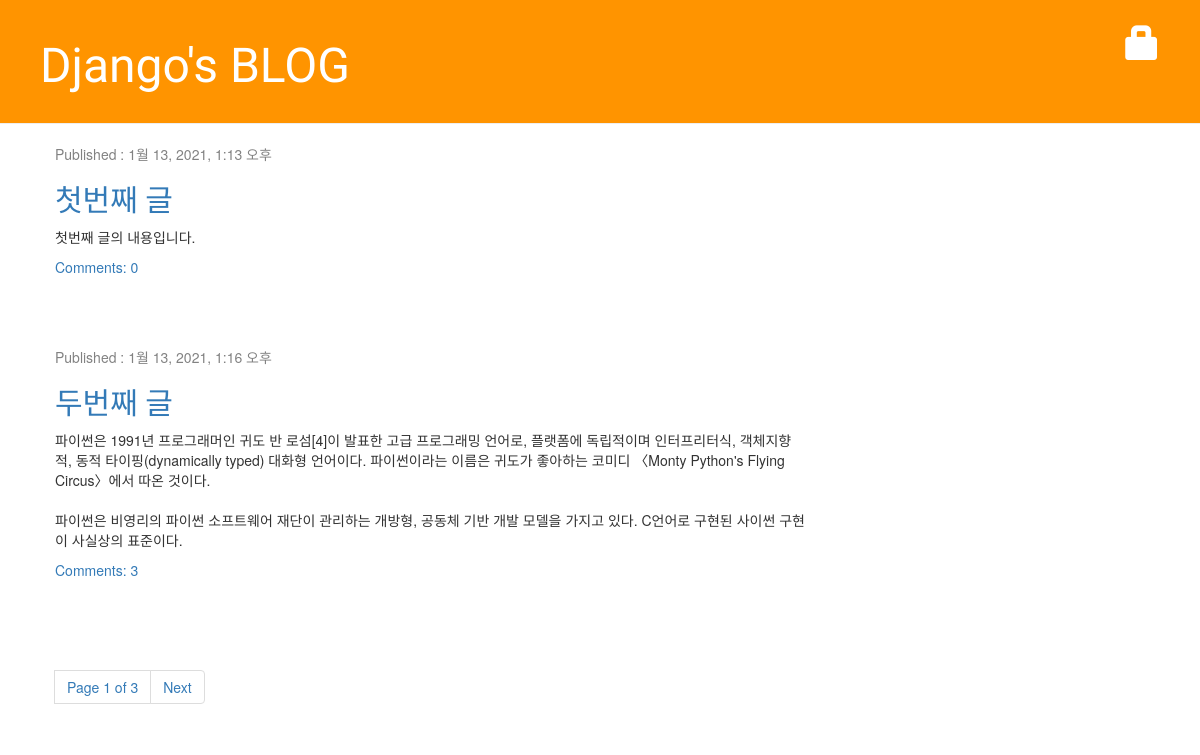
The page / on the database its author committed.
### blog/models.py (models this page shows, shortened)
class Post(models.Model):
    author = models.ForeignKey('auth.User', on_delete=models.CASCADE)
    title = models.CharField(max_length=200, validators=[min_length_3_validator])
    text = models.TextField()
    created_date = models.DateTimeField(default=timezone.now)
    published_date = models.DateTimeField(blank=True, null=True)
    def approved_comments(self):
        return self.comments.filter(approved_comment=True)

### blog/views.py (the view)
# urls.py: path('', views.post_list, name='post_list'),
def post_list(request):
    post_list = Post.objects.filter(published_date__lte=timezone.now()).order_by('published_date')
    paginator = Paginator(post_list, 2)
    page_no = request.GET.get('page')
    try:
        posts = paginator.page(page_no)
    except PageNotAnInteger:
        posts = paginator.page(1)
    except EmptyPage:
        posts = paginator.page(paginator.num_pages)
    return render(request, 'blog/post_list.html', {'posts': posts})

### blog/templates/blog/post_list.html
{% extends 'blog/base.html' %}
{% block content %}
    {% for post in posts %}
        <div class="post">
            <div class="date">
                <p>Published : {{post.published_date}}</p>
            </div>
            <h2><a href="{% url 'post_detail' pk=post.pk %}">{{post.title}}</a></h2>
            <p>{{post.text|linebreaksbr}}</p>
            <a href="{% url 'post_detail' pk=post.pk %}">Comments: {{post.approved_comments.count}}</a>
        </div>
    {% endfor %}
    {% include 'blog/post_pagination.html' with page=posts %}
{% endblock %}

### blog/static/css/blog.css (style rules this page uses)
h1, h2, h3, h4 { font-family: 'Lobster', cursive; }
.date { color: #828282; }
.post { margin-bottom: 70px; }

### rows shown on the page
Post: published_date "1월 13, 2021, 1:13 오후", title "첫번째 글", text "첫번째 글의 내용입니다.", approved_comments.count "0"
Post: published_date "1월 13, 2021, 1:16 오후", title "두번째 글", text "파이썬은 1991년 프로그래머인 귀도 반 로섬[4]이 발표한 고급 프로그래밍 언어로, 플랫폼에 독립적이며 인터프리터식, 객체지향적, 동적 타이핑(dynamically typed) 대화형 언어이다. 파이썬이라는 이름은 귀도가 좋아하는 코미디 〈Monty Python's Flying Circus〉에서 따온 것이다. 파이썬은 비영리의 파이썬 소프트웨어 재단이 관리하는 개방형, 공동체 기반 개발 모델을 가지고 있다. C언어로 구현된 사이썬 구현이 사실상의 표준이다.", approved_comments.count "3"

### other values the page prints
{{ page.number }} "1"
{{ page.paginator.num_pages }} "3"
